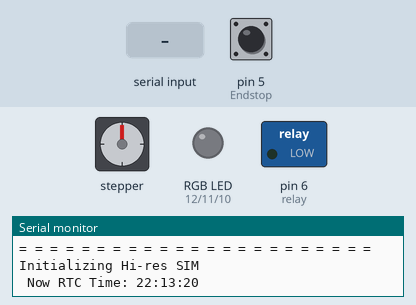
Simulated run of this sketch. Board: Arduino Uno, built with avr-gcc and run on an emulated ATmega328P. Parts: stepper motor, switched loads named in the sketch (green lamp = pin HIGH), an RGB LED mixed from three pins (HIGH = lit), the last lines printed to the serial monitor. Wiring (inferred from the names in the program): stepper motor driver (200 steps per turn assumed): step pin 7; direction pin 8; enable pin 9. The inputs (shaded band) are chosen by the test bench; at power-on: pin 5 (Endstop) HIGH. The local clock reads 2024-03-15 10:24:30 at power-on unless the sketch sets it; pins used as bus, display or sensor lines are not drawn.

Above: at 1.7 s.
1.8 s: "2,1\n" received over Serial
At 3.01 s:
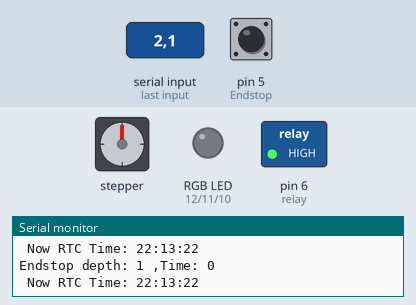
4.6 s: "90,45,200\n" received over Serial
7.1 s: "3\n" received over Serial
Timing chart, 0 to 10.1 s (numbered marks = the images above; inputs shaded):
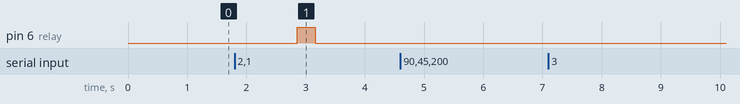

Measured:
- after the input at 1.8 s, pin 6 (relay): LOW → HIGH after 1.1 s, → LOW 0.31 s later

The sketch:

A_VPMS_Firmware_Ver_2.ino
```cpp
#include <Wire.h>
#include "RTClib.h" //RTC library, RTClib by Adafruit 2.1.1 install


// ------- RGB LED
int RED = 12;
int GREEN = 11;
int BLUE = 10;

//stepper input
int PUL=7; //define Pulse pin
int DIR=8; //define Direction pin
int ENA=9; //define Enable Pin

//endstop
const int Endstop = 5;

//depth measurment
long DEPTH = 0;

bool isDown = false; //false = down, true = up [default = true]
bool isWaiting = true; //wait until the next measurement [default = true]
bool isTime = false;

int relay = 6;

// = = = = = = = = = = = = = = = = = = = = = = = = =

int cmd = 0;
// ==========================================
long upmdil = 1000;           //speed control
long downmdil = 1000;
int t_correction = 1;       //calibration (sec)

long DIVER_DOWN = 5000000;         //rotation control
long DIVER_UP = 100000; //pulling length
long DIVER_ZERO = 1000; //distance down after stop

int DELAY_DIVER = 3000; //Set waiting time after going down to the bottom of the well
int OPERATION_TIME = 0;

int updown = 500;           //updown control, 500=10cm
// = = = = = = = = = = = = = = = = = = = = = = = = =

int N = 0; //1 minute

RTC_DS3231 rtc;//Real Time Clock
int year =2022;
int Month = 12;
int Day = 20;
int Hour = 15;
int minute = 00;
int second = 00;
DateTime alarm;

void setup()
{
  pinMode (relay, OUTPUT);
  pinMode (PUL, OUTPUT);
  pinMode (DIR, OUTPUT);
  pinMode (ENA, OUTPUT);
  pinMode (Endstop, INPUT_PULLUP);

  pinMode (RED, OUTPUT);
  pinMode (GREEN, OUTPUT);
  pinMode (BLUE, OUTPUT);

  Serial.begin(9600);


  rtc.begin();
  Serial.print("\n\n\n# # # # # # # # # # # #\n");
  Serial.print("HI-res SIM\n");
  Serial.print("# # # # # # # # # # # # # # # # # # # # # # # # # # #\n");
  Serial.print("# # # # # Total Integration CODE. 20221219 # # # # #\n \n \n");
  Serial.print("# # # # # # # # # # # # # # # # # # # # # # # # # # #\n");


  Serial.print("= = = = = = = = = = = = = = = = = = = = = = = \n");
  Serial.print("Initializing Hi-res SIM \n");
  //Serial.print("1. getting time data from connected pc... \n");


  delay(300);

  rtc.adjust(DateTime(F(__DATE__), F(__TIME__))); //computer time synchronization
  DisplayTime();

}

// = = = = = = = = = = = = = = = = = = = = = = = = = = = = = = = = = = = = = = = = = = = = = motor function
void goingDown() {
  digitalWrite(ENA,HIGH);
  digitalWrite(relay, HIGH);
  Serial.println("\n CRANK DOWN START ....");
  DateTime snow = rtc.now();
  DisplayTime();

  //delay(5000);
  for (unsigned long i=0; i<=DIVER_DOWN; i++)
  {

    digitalWrite(DIR,HIGH);
    digitalWrite(PUL,HIGH);
    delayMicroseconds(downmdil);
    digitalWrite(PUL,LOW);
    delayMicroseconds(downmdil);

    DEPTH++;

    if (digitalRead(Endstop) == true)
    {
      //DEPTH ==0;
      DateTime enow = rtc.now();
      int mtime = subtractTime(snow,enow);
      Serial.println("\nEndstop depth: "+ String(DEPTH)+" ,Time: "+String(mtime));
      //Serial.print("\nEndstop depth: ");
      //Serial.print(DEPTH);
      //Serial.print("\n");
      DisplayTime();
      cmd = 7;
      break;
    }

    if(cmd>2 && Serial.available())
    {
      DateTime enow = rtc.now();
      int mtime = subtractTime(snow,enow);
      Serial.println("\nNow depth: "+ String(DEPTH)+" ,Time: "+String(mtime));
      DisplayTime();
      break;
    }
  }
  delay(200);
  digitalWrite(relay, LOW);
  digitalWrite(ENA,LOW);
}

//////////////////////////////// time function
void DisplayTime(){
  Serial.print("\n Now RTC Time: ");
  DateTime now = rtc.now();
  DateTime correct (now + TimeSpan(0,0,0,0));
  Serial.print(correct.hour());
            Serial.print(":");
            Serial.print(correct.minute());
            Serial.print(":");
            Serial.print(correct.second());

            Serial.print("\n");
}

int subtractTime(DateTime startT, DateTime endT) {

  int hourS = startT.hour();
  int minuteS = startT.minute();
  int secondS = startT.second();
  int hourE = endT.hour();
  int minuteE = endT.minute();
  int secondE = endT.second();
  return (hourE * 3600 + minuteE * 60 + secondE)-(hourS * 3600 + minuteS * 60 + secondS);
}

void goingUp() {
  digitalWrite(ENA,HIGH);
  digitalWrite(relay, HIGH);
  Serial.println("\n Crank UP START");
  DateTime snow = rtc.now();
  DisplayTime();


  //delay(200);
  for (unsigned long i=0; i<=DIVER_UP; i++)
  {

    digitalWrite(DIR,LOW); //LOW is up, HIGH is down
    digitalWrite(PUL,HIGH);
    delayMicroseconds(upmdil); //low --> fast
    digitalWrite(PUL,LOW);
    delayMicroseconds(upmdil); //low --> fast
    DEPTH--;

    if (digitalRead(Endstop) == true)
    {
      //DEPTH ==0;
      DateTime enow = rtc.now();
      int mtime = subtractTime(snow,enow);
      Serial.println("\nEndstop depth: "+ String(DEPTH)+" ,Time: "+String(mtime));
      //Serial.print("\nEndstop depth: ");
      //Serial.print(DEPTH);
      //Serial.print("\n");
      break;
    }
    if(cmd>2 && Serial.available()){

      DateTime enow = rtc.now();
      int mtime = subtractTime(snow,enow);
      Serial.println("\nNow depth: "+ String(DEPTH)+" ,Time: "+String(mtime));
      digitalWrite(relay, LOW);
      digitalWrite(ENA,LOW);
      return;
    }
  }

  delay(200);
  //정지 후 내려갈 양
  for (unsigned long i=0; i<=DIVER_ZERO; i++)
  {
    digitalWrite(DIR,HIGH); //LOW is up, HIGH is down
    digitalWrite(PUL,HIGH);
    delayMicroseconds(downmdil); //low --> fast
    digitalWrite(PUL,LOW);
    delayMicroseconds(downmdil); //low --> fast
  }

  delay(200);
  digitalWrite(relay, LOW);
  digitalWrite(ENA,LOW);
  DEPTH == 0;
  Serial.print("\n Move to Start point \n");
}
// = = = = = = = = = = = = = = = = = = = = = = = = = = = = = = = = = = = = = = = = = = = = =

void ParsingData(String message) {
  String inString(message);
  int first = inString.indexOf(",");// first comma
  int two = inString.indexOf(",",first+1);
  int third = inString.indexOf(",",two+1);
  int fourth = inString.indexOf(",",third+1);
  int fifth = inString.indexOf(",",fourth+1);
  int sixth = inString.indexOf(",",fifth+1);
  int seventh = inString.indexOf(",",sixth+1);
  int length = inString.length(); // 문자열 길이

  String str1 = inString.substring(0, first); // first token(0, 3)
  String str2 = inString.substring(first+1, two); // second token (4, 7)
  String str3 = inString.substring(two+1,third); // third token(8, 10)
  String str4 = inString.substring(third+1,fourth); // fourth token(8, 10)
  String str5 = inString.substring(fourth+1,fifth); // fifth token(8, 10)
  String str6 = inString.substring(fifth+1,sixth); // sixth token(8, 10)
  String str7 = inString.substring(sixth+1,seventh); // seventh token(8, 10)
  String str8 = inString.substring(seventh+1,length); // end token(8, 10)
  cmd = str1.toInt();
  if(str1 !="0"){
    DIVER_DOWN = str2.toInt();
    DIVER_UP = str3.toInt();
    DIVER_ZERO = str4.toInt();
    DELAY_DIVER = str5.toInt();
    OPERATION_TIME = str6.toInt();
    downmdil = str7.toInt();
    upmdil = str8.toInt();
  }else{
    year = str2.toInt();
    Month = str3.toInt();
    Day = str4.toInt();
    Hour = str5.toInt();
    minute =str6.toInt();
    second =str7.toInt();
  }

  if(str1 == "1" || str1=="2" || str1=="8"){
    Serial.println("Command: "+str1+"\n");
    Serial.println("Diver_Down: "+String(DIVER_DOWN)+"\n");
    Serial.println("Diver_Up: "+String(DIVER_UP)+"\n");
    Serial.println("Diver_Zero: "+String(DIVER_ZERO)+"\n");
    Serial.println("Diver_Delay: "+String(DELAY_DIVER)+"\n");
    Serial.println("Diver_Time: "+String(OPERATION_TIME)+"\n");
    DisplayTime();
  }
}

void SetInit(){
  DEPTH = 0;
}

void loop()
{
  DateTime now = rtc.now();
  int cTime = 60 - now.minute();
  DateTime correct (now + TimeSpan(0,0,cTime,0));

  String serialReadData;

  if(cmd ==1 || cmd == 8){// mesurement
    if(now.minute() == alarm.minute() && alarm.hour() == now.hour() && alarm.day() == now.day()){
        DisplayTime();
        if(cmd == 8)goingUp();
        DateTime Tempalarm (now+TimeSpan(0,0,OPERATION_TIME,0));
        alarm = Tempalarm;
        goingDown();
        delay(DELAY_DIVER);
        if(cmd==1 || cmd == 8)goingUp();
        DEPTH= 0;
    }
  }


  if(Serial.available()){
    serialReadData = Serial.readString();
    ParsingData(serialReadData);

    switch(cmd){
      case 0://Time Synchronize

        rtc.adjust(DateTime(year,Month,Day,Hour,minute,second));
        Serial.print("\n");
        DisplayTime();
        //Serial.println("Command: "+String(cmd)+"  innnnnn\n");
        break;
      case 1:// mesurement
        //alarm = now;
        alarm = correct;
        break;
      case 2:// Test.
        goingDown();
        delay(DELAY_DIVER);
        if(cmd==2) goingUp();
        break;
      case 3:
        Serial.println("Command: "+String(cmd)+"  innnnnn\n");
        DisplayTime();
        break;
      case 4:
        goingDown();
        break;
      case 5:
        Serial.println("\n Command: Diver STOP \n ");
        DisplayTime();
        break;
      case 6:
        goingUp();
        break;
      case 7: /// Syste Init.
        SetInit();
        Serial.println("\nInitialize.....\n");
        DisplayTime();
        break;
      case 8:
        alarm = correct;
        break;
      default:
        Serial.println("Command: "+String(cmd)+"  default\n");
        DisplayTime();
        break;

    }
  }

}
// = = = = = = = = = = = = = = = = = = = = = = = = = = = = = = = = = = = = = = = = = = End
```
